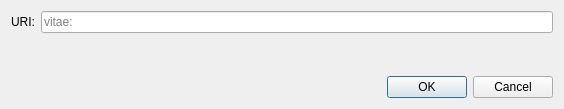
<?xml version="1.0" encoding="UTF-8"?>
<ui version="4.0">
 <class>OpenURIDialog</class>
 <widget class="QDialog" name="OpenURIDialog">
  <property name="geometry">
   <rect>
    <x>0</x>
    <y>0</y>
    <width>564</width>
    <height>109</height>
   </rect>
  </property>
  <property name="windowTitle">
   <string>Open vitae URI</string>
  </property>
  <layout class="QVBoxLayout" name="verticalLayout">
   <item>
    <layout class="QHBoxLayout" name="horizontalLayout">
     <item>
      <widget class="QLabel" name="label">
       <property name="text">
        <string>URI:</string>
       </property>
      </widget>
     </item>
     <item>
      <widget class="QValidatedLineEdit" name="uriEdit">
       <property name="placeholderText">
        <string notr="true">vitae:</string>
       </property>
      </widget>
     </item>
    </layout>
   </item>
   <item>
    <spacer name="verticalSpacer">
     <property name="orientation">
      <enum>Qt::Vertical</enum>
     </property>
     <property name="sizeHint" stdset="0">
      <size>
       <width>20</width>
       <height>40</height>
      </size>
     </property>
    </spacer>
   </item>
   <item>
    <widget class="QDialogButtonBox" name="buttonBox">
     <property name="orientation">
      <enum>Qt::Horizontal</enum>
     </property>
     <property name="standardButtons">
      <set>QDialogButtonBox::Cancel|QDialogButtonBox::Ok</set>
     </property>
    </widget>
   </item>
  </layout>
 </widget>
 <customwidgets>
  <customwidget>
   <class>QValidatedLineEdit</class>
   <extends>QLineEdit</extends>
   <header>qt/qvalidatedlineedit.h</header>
  </customwidget>
 </customwidgets>
 <resources/>
 <connections>
  <connection>
   <sender>buttonBox</sender>
   <signal>accepted()</signal>
   <receiver>OpenURIDialog</receiver>
   <slot>accept()</slot>
   <hints>
    <hint type="sourcelabel">
     <x>248</x>
     <y>254</y>
    </hint>
    <hint type="destinationlabel">
     <x>157</x>
     <y>274</y>
    </hint>
   </hints>
  </connection>
  <connection>
   <sender>buttonBox</sender>
   <signal>rejected()</signal>
   <receiver>OpenURIDialog</receiver>
   <slot>reject()</slot>
   <hints>
    <hint type="sourcelabel">
     <x>316</x>
     <y>260</y>
    </hint>
    <hint type="destinationlabel">
     <x>286</x>
     <y>274</y>
    </hint>
   </hints>
  </connection>
 </connections>
</ui>
